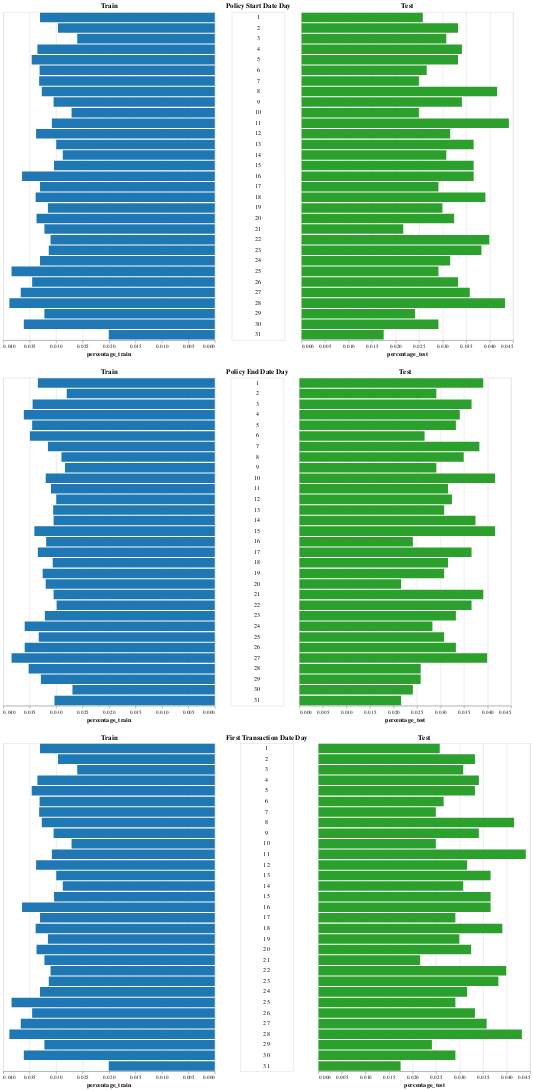

The notebook cell this image was saved under:
### Code cell
alt.vconcat(
    compare_train_test(train, test, 'Policy Start Date Day'),
    compare_train_test(train, test, 'Policy End Date Day'),
    compare_train_test(train, test, 'First Transaction Date Day')
)

### Figure 1 — Vega-Lite specification as saved in the notebook (floating-point values rounded to 4 significant figures)
{"config": {"view": {"continuousWidth": 400, "continuousHeight": 300}}, "vconcat": [{"concat": [{"mark": "bar", "encoding": {"color": {"value": "#1f77b4"}, "x": {"type": "quantitative", "field": "percentage_train", "sort": "descending"}, "y": {"type": "ordinal", "axis": null, "field": "value"}}, "title": "Train"}, {"mark": "text", "encoding": {"text": {"type": "ordinal", "field": "value"}, "y": {"type": "ordinal", "axis": null, "field": "value"}}, "title": "Policy Start Date Day", "width": 100}, {"mark": "bar", "encoding": {"color": {"value": "#2ca02c"}, "x": {"type": "quantitative", "field": "percentage_test"}, "y": {"type": "ordinal", "axis": null, "field": "value"}}, "title": "Test"}], "data": {"name": "data-b5573b3036fb5d521e28cf94dac15be1"}}, {"concat": [{"mark": "bar", "encoding": {"color": {"value": "#1f77b4"}, "x": {"type": "quantitative", "field": "percentage_train", "sort": "descending"}, "y": {"type": "ordinal", "axis": null, "field": "value"}}, "title": "Train"}, {"mark": "text", "encoding": {"text": {"type": "ordinal", "field": "value"}, "y": {"type": "ordinal", "axis": null, "field": "value"}}, "title": "Policy End Date Day", "width": 100}, {"mark": "bar", "encoding": {"color": {"value": "#2ca02c"}, "x": {"type": "quantitative", "field": "percentage_test"}, "y": {"type": "ordinal", "axis": null, "field": "value"}}, "title": "Test"}], "data": {"name": "data-44f0fabd1bff3207bcd0dd08c5330675"}}, {"concat": [{"mark": "bar", "encoding": {"color": {"value": "#1f77b4"}, "x": {"type": "quantitative", "field": "percentage_train", "sort": "descending"}, "y": {"type": "ordinal", "axis": null, "field": "value"}}, "title": "Train"}, {"mark": "text", "encoding": {"text": {"type": "ordinal", "field": "value"}, "y": {"type": "ordinal", "axis": null, "field": "value"}}, "title": "First Transaction Date Day", "width": 100}, {"mark": "bar", "encoding": {"color": {"value": "#2ca02c"}, "x": {"type": "quantitative", "field": "percentage_test"}, "y": {"type": "ordinal", "axis": null, "field": "value"}}, "title": "Test"}], "data": {"name": "data-b5573b3036fb5d521e28cf94dac15be1"}}], "$schema": "https://vega.github.io/schema/vega-lite/v4.8.1.json", "datasets": {"data-b5573b3036fb5d521e28cf94dac15be1": [{"value": 28, "percentage_train": 0.03883, "percentage_test": 0.04326}, {"value": 25, "percentage_train": 0.03841, "percentage_test": 0.02912}, {"value": 27, "percentage_train": 0.03668, "percentage_test": 0.03577}, {"value": 16, "percentage_train": 0.03643, "percentage_test": 0.03661}, {"value": 30, "percentage_train": 0.0361, "percentage_test": 0.02912}, {"value": 5, "percentage_train": 0.03461, "percentage_test": 0.03328}, {"value": 26, "percentage_train": 0.03452, "percentage_test": 0.03328}, {"value": 18, "percentage_train": 0.03386, "percentage_test": 0.0391}, {"value": 12, "percentage_train": 0.03378, "percentage_test": 0.03161}, {"value": 20, "percentage_train": 0.03369, "percentage_test": 0.03245}, {"value": 4, "percentage_train": 0.03353, "percentage_test": 0.03411}, {"value": 7, "percentage_train": 0.0332, "percentage_test": 0.02496}, {"value": 6, "percentage_train": 0.03312, "percentage_test": 0.02662}, {"value": 24, "percentage_train": 0.03303, "percentage_test": 0.03161}, {"value": 1, "percentage_train": 0.03303, "percentage_test": 0.02579}, {"value": 17, "percentage_train": 0.03303, "percentage_test": 0.02912}, {"value": 8, "percentage_train": 0.0327, "percentage_test": 0.0416}, {"value": 21, "percentage_train": 0.0322, "percentage_test": 0.02163}, {"value": 29, "percentage_train": 0.0322, "percentage_test": 0.02413}, {"value": 19, "percentage_train": 0.03154, "percentage_test": 0.02995}, {"value": 23, "percentage_train": 0.03138, "percentage_test": 0.03827}, {"value": 22, "percentage_train": 0.03105, "percentage_test": 0.03993}, {"value": 11, "percentage_train": 0.0308, "percentage_test": 0.04409}, {"value": 9, "percentage_train": 0.03047, "percentage_test": 0.03411}, {"value": 15, "percentage_train": 0.03038, "percentage_test": 0.03661}, {"value": 13, "percentage_train": 0.02997, "percentage_test": 0.03661}, {"value": 2, "percentage_train": 0.02964, "percentage_test": 0.03328}, {"value": 14, "percentage_train": 0.02873, "percentage_test": 0.03078}, {"value": 10, "percentage_train": 0.02707, "percentage_test": 0.02496}, {"value": 3, "percentage_train": 0.026, "percentage_test": 0.03078}, {"value": 31, "percentage_train": 0.02003, "percentage_test": 0.01747}], "data-44f0fabd1bff3207bcd0dd08c5330675": [{"value": 27, "percentage_train": 0.03841, "percentage_test": 0.03993}, {"value": 4, "percentage_train": 0.0361, "percentage_test": 0.03411}, {"value": 26, "percentage_train": 0.03593, "percentage_test": 0.03328}, {"value": 24, "percentage_train": 0.03593, "percentage_test": 0.02829}, {"value": 28, "percentage_train": 0.03519, "percentage_test": 0.02579}, {"value": 6, "percentage_train": 0.03494, "percentage_test": 0.02662}, {"value": 5, "percentage_train": 0.03452, "percentage_test": 0.03328}, {"value": 3, "percentage_train": 0.03444, "percentage_test": 0.03661}, {"value": 15, "percentage_train": 0.03411, "percentage_test": 0.0416}, {"value": 17, "percentage_train": 0.03345, "percentage_test": 0.03661}, {"value": 1, "percentage_train": 0.03345, "percentage_test": 0.0391}, {"value": 25, "percentage_train": 0.03328, "percentage_test": 0.03078}, {"value": 29, "percentage_train": 0.03287, "percentage_test": 0.02579}, {"value": 19, "percentage_train": 0.03254, "percentage_test": 0.03078}, {"value": 23, "percentage_train": 0.03212, "percentage_test": 0.03328}, {"value": 20, "percentage_train": 0.03196, "percentage_test": 0.02163}, {"value": 10, "percentage_train": 0.03196, "percentage_test": 0.0416}, {"value": 16, "percentage_train": 0.03187, "percentage_test": 0.02413}, {"value": 7, "percentage_train": 0.03154, "percentage_test": 0.03827}, {"value": 11, "percentage_train": 0.03096, "percentage_test": 0.03161}, {"value": 18, "percentage_train": 0.03063, "percentage_test": 0.03161}, {"value": 13, "percentage_train": 0.03055, "percentage_test": 0.03078}, {"value": 14, "percentage_train": 0.03047, "percentage_test": 0.03744}, {"value": 21, "percentage_train": 0.03047, "percentage_test": 0.0391}, {"value": 31, "percentage_train": 0.0303, "percentage_test": 0.02163}, {"value": 12, "percentage_train": 0.02997, "percentage_test": 0.03245}, {"value": 22, "percentage_train": 0.02989, "percentage_test": 0.03661}, {"value": 8, "percentage_train": 0.02898, "percentage_test": 0.03494}, {"value": 9, "percentage_train": 0.02831, "percentage_test": 0.02912}, {"value": 2, "percentage_train": 0.02798, "percentage_test": 0.02912}, {"value": 30, "percentage_train": 0.02691, "percentage_test": 0.02413}]}}
